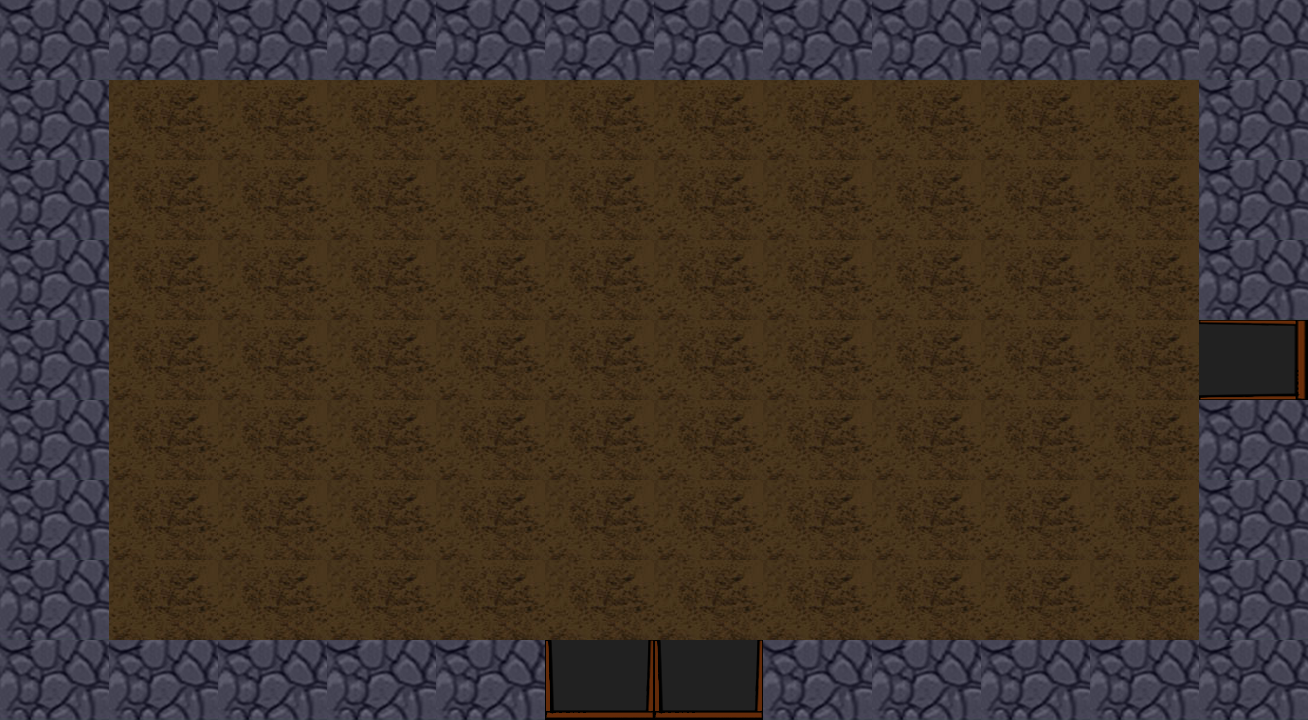

Tiled map render using the project's own tile images. Description and the whole map definition, tile-layer contents included, below:
An orthogonal 12x9 tile map with 109x80 px tiles, 1 tile layer (sala00).

<map version="1.0" orientation="orthogonal" width="12" height="9" tilewidth="109" tileheight="80">
 <tileset firstgid="1" name="tileset3" tilewidth="109" tileheight="80">
  <image source="tileset3.png" trans="ffffff" width="256" height="256" />
 </tileset>
 <layer name="sala00" width="12" height="9">
  <data>
   <tile gid="2" />
   <tile gid="2" />
   <tile gid="2" />
   <tile gid="2" />
   <tile gid="2" />
   <tile gid="2" />
   <tile gid="2" />
   <tile gid="2" />
   <tile gid="2" />
   <tile gid="2" />
   <tile gid="2" />
   <tile gid="2" />
   <tile gid="2" />
   <tile gid="4" />
   <tile gid="4" />
   <tile gid="4" />
   <tile gid="4" />
   <tile gid="4" />
   <tile gid="4" />
   <tile gid="4" />
   <tile gid="4" />
   <tile gid="4" />
   <tile gid="4" />
   <tile gid="2" />
   <tile gid="2" />
   <tile gid="4" />
   <tile gid="4" />
   <tile gid="4" />
   <tile gid="4" />
   <tile gid="4" />
   <tile gid="4" />
   <tile gid="4" />
   <tile gid="4" />
   <tile gid="4" />
   <tile gid="4" />
   <tile gid="2" />
   <tile gid="2" />
   <tile gid="4" />
   <tile gid="4" />
   <tile gid="4" />
   <tile gid="4" />
   <tile gid="4" />
   <tile gid="4" />
   <tile gid="4" />
   <tile gid="4" />
   <tile gid="4" />
   <tile gid="4" />
   <tile gid="2" />
   <tile gid="2" />
   <tile gid="4" />
   <tile gid="4" />
   <tile gid="4" />
   <tile gid="4" />
   <tile gid="4" />
   <tile gid="4" />
   <tile gid="4" />
   <tile gid="4" />
   <tile gid="4" />
   <tile gid="4" />
   <tile gid="1" />
   <tile gid="2" />
   <tile gid="4" />
   <tile gid="4" />
   <tile gid="4" />
   <tile gid="4" />
   <tile gid="4" />
   <tile gid="4" />
   <tile gid="4" />
   <tile gid="4" />
   <tile gid="4" />
   <tile gid="4" />
   <tile gid="2" />
   <tile gid="2" />
   <tile gid="4" />
   <tile gid="4" />
   <tile gid="4" />
   <tile gid="4" />
   <tile gid="4" />
   <tile gid="4" />
   <tile gid="4" />
   <tile gid="4" />
   <tile gid="4" />
   <tile gid="4" />
   <tile gid="2" />
   <tile gid="2" />
   <tile gid="4" />
   <tile gid="4" />
   <tile gid="4" />
   <tile gid="4" />
   <tile gid="4" />
   <tile gid="4" />
   <tile gid="4" />
   <tile gid="4" />
   <tile gid="4" />
   <tile gid="4" />
   <tile gid="2" />
   <tile gid="2" />
   <tile gid="2" />
   <tile gid="2" />
   <tile gid="2" />
   <tile gid="2" />
   <tile gid="3" />
   <tile gid="3" />
   <tile gid="2" />
   <tile gid="2" />
   <tile gid="2" />
   <tile gid="2" />
   <tile gid="2" />
  </data>
 </layer>
</map>